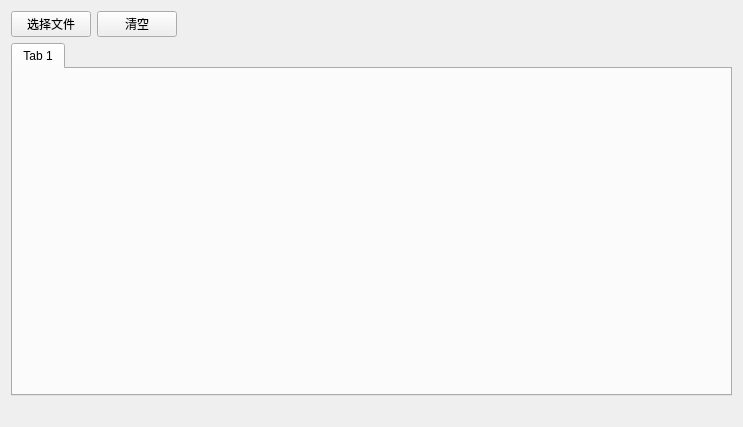
<?xml version="1.0" encoding="UTF-8"?>
<ui version="4.0">
 <class>QDataBaseForm</class>
 <widget class="QWidget" name="QDataBaseForm">
  <property name="geometry">
   <rect>
    <x>0</x>
    <y>0</y>
    <width>743</width>
    <height>427</height>
   </rect>
  </property>
  <property name="windowTitle">
   <string>Form</string>
  </property>
  <layout class="QGridLayout" name="gridLayout">
   <item row="0" column="0">
    <layout class="QVBoxLayout" name="verticalLayout" stretch="2,30,1">
     <item>
      <layout class="QHBoxLayout" name="horizontalLayout">
       <item>
        <widget class="QPushButton" name="pushBtnOpen">
         <property name="sizePolicy">
          <sizepolicy hsizetype="Minimum" vsizetype="Fixed">
           <horstretch>0</horstretch>
           <verstretch>0</verstretch>
          </sizepolicy>
         </property>
         <property name="minimumSize">
          <size>
           <width>60</width>
           <height>0</height>
          </size>
         </property>
         <property name="text">
          <string>选择文件</string>
         </property>
        </widget>
       </item>
       <item>
        <widget class="QPushButton" name="pushBtnClear">
         <property name="sizePolicy">
          <sizepolicy hsizetype="Minimum" vsizetype="Fixed">
           <horstretch>0</horstretch>
           <verstretch>0</verstretch>
          </sizepolicy>
         </property>
         <property name="minimumSize">
          <size>
           <width>60</width>
           <height>0</height>
          </size>
         </property>
         <property name="text">
          <string>清空</string>
         </property>
        </widget>
       </item>
       <item>
        <spacer name="horizontalSpacer">
         <property name="orientation">
          <enum>Qt::Horizontal</enum>
         </property>
         <property name="sizeHint" stdset="0">
          <size>
           <width>40</width>
           <height>20</height>
          </size>
         </property>
        </spacer>
       </item>
      </layout>
     </item>
     <item>
      <widget class="QTabWidget" name="tabWidget">
       <property name="currentIndex">
        <number>0</number>
       </property>
       <widget class="QWidget" name="tab">
        <attribute name="title">
         <string>Tab 1</string>
        </attribute>
       </widget>
      </widget>
     </item>
     <item>
      <widget class="QLabel" name="label">
       <property name="text">
        <string/>
       </property>
      </widget>
     </item>
    </layout>
   </item>
  </layout>
 </widget>
 <resources/>
 <connections/>
</ui>
